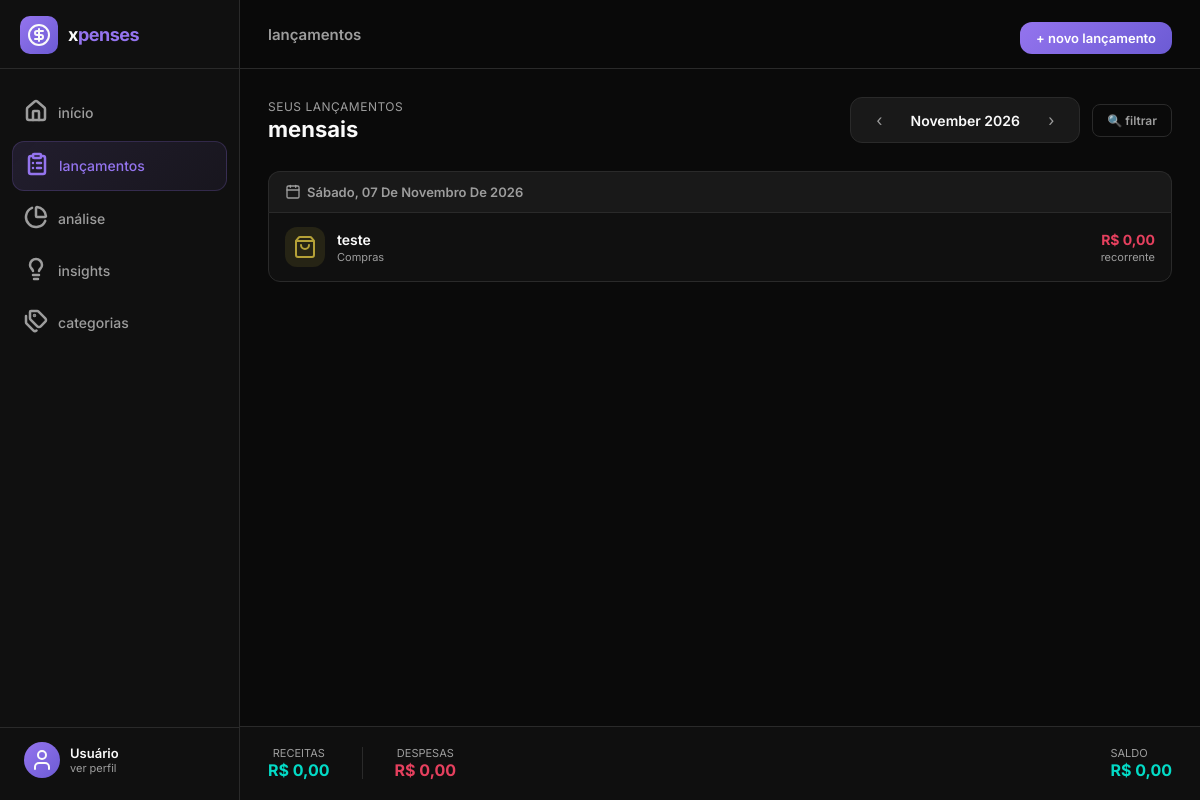
The page /transacoes/ on the database as committed earlier.
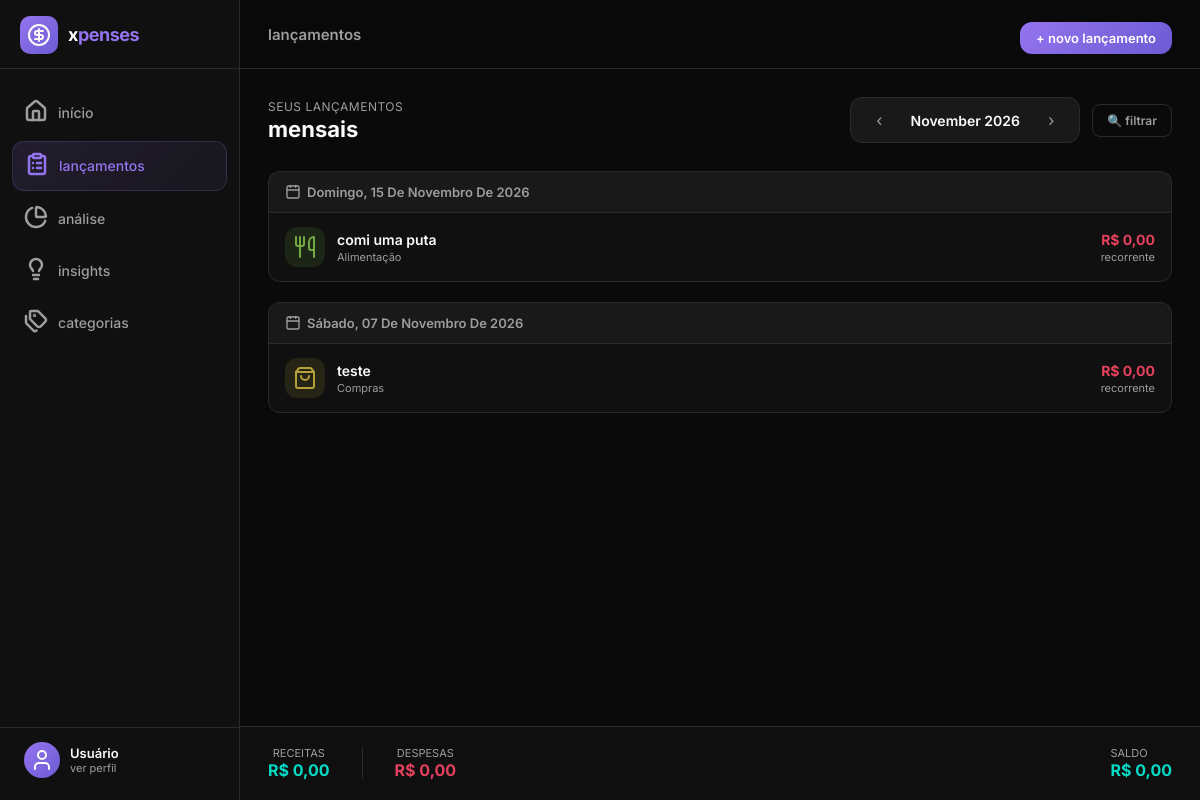
The same page on the database as committed later.
### core/models.py (models this page shows, shortened)
class Transaction(models.Model):
    TYPE_CHOICES = [('receita', 'Receita'), ('despesa', 'Despesa')]
    FREQUENCY_CHOICES = [('unique', 'Único'), ('recurrent', 'Recorrente')]
    title = models.CharField(max_length=200)
    category = models.ForeignKey(
        Category, on_delete=models.SET_NULL, null=True, blank=True,
        related_name='transactions'
    )
    value = models.DecimalField(max_digits=12, decimal_places=2)
    date = models.DateField()
    frequency = models.CharField(max_length=10, choices=FREQUENCY_CHOICES, default='unique')
    type = models.CharField(max_length=10, choices=TYPE_CHOICES, default='despesa')
    class Meta:
        ordering = ['-date', 'title']
        verbose_name = 'Transação'
        verbose_name_plural = 'Transações'

class Category(models.Model):
    TYPE_CHOICES = [('default', 'Padrão'), ('custom', 'Customizada')]
    name = models.CharField(max_length=100, unique=True)
    icon = models.CharField(max_length=100, default='circle')
    color = models.CharField(max_length=20, default='#6F6F6F')
    type = models.CharField(max_length=10, choices=TYPE_CHOICES, default='custom')
    class Meta:
        ordering = ['name']
        verbose_name = 'Categoria'
        verbose_name_plural = 'Categorias'

### core/views.py (the view)
# urls.py: path('transacoes/', views.transaction_list, name='list'),
def transaction_list(request):
    year, month = parse_month_params(request)
    first, last = get_month_range(year, month)
    qs = Transaction.objects.filter(date__gte=first, date__lte=last).select_related('category')
    title_q = request.GET.get('title', '').strip()
    category_id = request.GET.get('category_id', '').strip()
    type_q = request.GET.get('type', '').strip()
    if title_q:
        qs = qs.filter(title__icontains=title_q)
    if category_id:
        qs = qs.filter(category_id=category_id)
    if type_q:
        qs = qs.filter(type=type_q)
    grouped = {}
    for t in qs:
        grouped.setdefault(t.date, []).append(t)
    receita = sum(t.value for t in qs if t.type == 'receita')
    despesa = sum(t.value for t in qs if t.type == 'despesa')
    categories = Category.objects.all()
    ctx = {
        'grouped': grouped,
        'receita': receita,
        'despesa': despesa,
        'categories': categories,
        'filters': {'title': title_q, 'category_id': category_id, 'type': type_q},
        'month_name': MONTH_NAMES[month],
        **month_nav_context(year, month),
    }
    return render(request, 'core/list.html', ctx)

### core/context_processors.py (called while the page is built)
def user_profile(request):
    profile = UserProfile.objects.first()
    return {'user_profile': profile}

### core/views.py (called while the page is built)
def get_month_range(year, month):
    first = datetime.date(year, month, 1)
    if month == 12:
        last = datetime.date(year + 1, 1, 1) - datetime.timedelta(days=1)
    else:
        last = datetime.date(year, month + 1, 1) - datetime.timedelta(days=1)
    return first, last

def parse_month_params(request):
    today = datetime.date.today()
    try:
        year = int(request.GET.get('year', today.year))
        month = int(request.GET.get('month', today.month))
        if month < 1: month = 1
        if month > 12: month = 12
    except (ValueError, TypeError):
        year, month = today.year, today.month
    return year, month

def month_nav_context(year, month):
    prev_month = month - 1 or 12
    prev_year = year if month > 1 else year - 1
    next_month = month + 1 if month < 12 else 1
    next_year = year if month < 12 else year + 1
    return {
        'year': year, 'month': month,
        'prev_year': prev_year, 'prev_month': prev_month,
        'next_year': next_year, 'next_month': next_month,
        'month_name': datetime.date(year, month, 1).strftime('%B'),
    }

### core/templates/core/list.html (shortened to what this page needs)
{% extends 'core/base.html' %}
{% block nav_list %}active{% endblock %}
{% block topbar_title %}lançamentos{% endblock %}
{% block content %}
<div class="page-header">
  <div class="page-header-left">
    <div class="sub">seus lançamentos</div>
    <h1>mensais</h1>
  </div>
  <div style="display:flex;align-items:center;gap:12px;flex-wrap:wrap;">
    <div class="month-nav">
      <a href="?year={{ prev_year }}&month={{ prev_month }}" title="anterior">&#8249;</a>
      <span class="month-label">{{ month_name }} {{ year }}</span>
      <a href="?year={{ next_year }}&month={{ next_month }}" title="próximo">&#8250;</a>
    </div>
    <button id="filter-toggle" class="btn btn-ghost btn-sm">
      🔍 filtrar
    </button>
  </div>
</div>
{% if grouped %}
  {% for date, txs in grouped.items %}
  <div class="tx-group">
    <div class="tx-group-header" style="display:flex;align-items:center;gap:6px;">
      <i data-lucide="calendar" style="width:16px;height:16px;"></i> {{ date|date:"l, d \d\e F \d\e Y" }}
    </div>
    <div class="tx-list">
      {% for tx in txs %}
      <a href="{% url 'transaction_edit' tx.pk %}" class="tx-item">
        <div class="tx-item-left">
          <div class="tx-cat-icon"
               style="background:{{ tx.category.color|default:'#6F6F6F' }}22;">
            <i data-lucide="{{ tx.category.icon|default:'circle' }}" style="color:{{ tx.category.color|default:'#6F6F6F' }};"></i>
          </div>
          <div>
            <div class="tx-title">{{ tx.title }}</div>
            <div class="tx-sub">{{ tx.category.name|default:"outros" }}</div>
          </div>
        </div>
        <div class="tx-item-right">
          <div class="tx-value color-{{ tx.type }}">
            R$ {{ tx.value|floatformat:2 }}
          </div>
          <div class="tx-freq">
            {% if tx.frequency == 'unique' %}único{% else %}recorrente{% endif %}
          </div>
        </div>
      </a>
      {% endfor %}
    </div>
  </div>
  {% endfor %}
{% else %}
  <div class="empty-state">
    <div class="emoji"><i data-lucide="frown" style="width:48px;height:48px;color:var(--text-muted);"></i></div>
    <p>nenhuma transação encontrada<br>no período</p>
  </div>
{% endif %}
{% endblock %}
{% block footer %}
<div class="summary-bar">
  <div class="summary-item">
    <div class="summary-label">receitas</div>
    <div class="summary-val" style="color:var(--receita);">R$ {{ receita|floatformat:2 }}</div>
  </div>
  <div class="summary-item">
    <div class="summary-label">despesas</div>
    <div class="summary-val" style="color:var(--despesa);">R$ {{ despesa|floatformat:2 }}</div>
  </div>
  <div style="margin-left:auto;">
    <div class="summary-label">saldo</div>
    <div class="summary-val {% if receita < despesa %}color-despesa{% else %}color-receita{% endif %}">
      R$ {{ receita|add:despesa|floatformat:2 }}
    </div>
  </div>
</div>
{% endblock %}

Rows that differ between the two databases and show on the page:
added Transaction: date "Domingo, 15 De Novembro De 2026", title "comi uma puta", category.name "Alimentação", value "0,00", frequency "recorrente"
